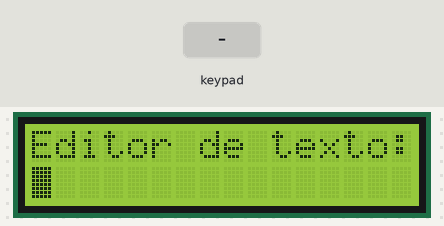
A sketch run on a simulated Arduino Uno, built with avr-gcc and run on an emulated ATmega328P. On the bench: 16×2 character LCD. Inputs (shaded band) come from the test bench.

Above: at 7.2 s.
7.3 s: keypad keys 1 2 * pressed 0.4 s apart
At 8.5 s:
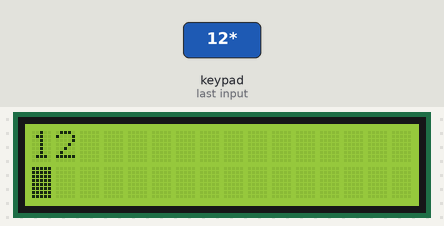
10.0 s: key 'A' pressed
At 10.8 s:
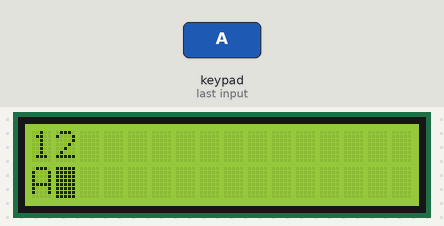
11.5 s: key 'B' pressed
At 12.2 s:
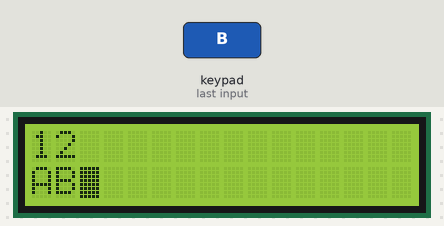
13.0 s: keypad keys 1 2 A pressed 0.4 s apart
At 15.1 s:
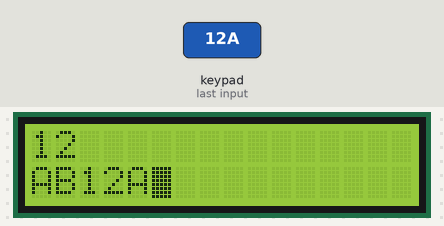
15.7 s: key 'C' pressed
At 16.6 s:
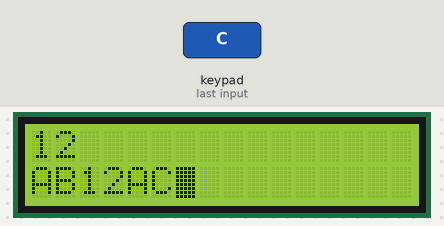
17.2 s: keypad keys 1 2 D pressed 0.4 s apart
At 19.4 s:
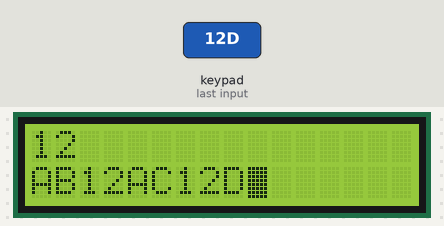
Timing chart, 0 to 20.9 s (numbered marks = the images above; inputs shaded):
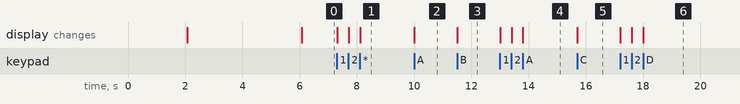

The sketch:

text-editor-keyboard.ino
```cpp
// Exercício: Editor de texto
// Aluno: Gustavo de Souza Silveira - 11/09/2020
// Com biblioteca Keypad e Display
// Prof. Sergio Moribe - UTFPR-CT

#include <LiquidCrystal.h>
#include <Keypad.h>

//Define os pinos do Display LCD no Arduino
const int rs = 14, en = 15, d4 = 16, d5 = 17, d6 = 18, d7 = 19;

//Instancia objeto lcd
LiquidCrystal lcd(rs, en, d4, d5, d6, d7); //lcd em 4 bits

//Define pinos das Linhas e Colunas do Teclado 4x4
byte pLinhas[]  = {9,8,7,6};
byte pColunas[] = {5,4,3,2};
//Define mapa de caracteres que corresponde cada tecla
char teclas[4][4] = {{'1',' 2','3','A'},
                     {'4','5','6','B'},
                     {'7','8','9','C'},
                     {'*','0','#','D'}};

//Instancia objeto teclado
Keypad teclado = Keypad( makeKeymap(teclas), pLinhas, pColunas, 4, 4);

// quantidade de linhas e colunas do LCD
const int linhasLCD = 2, colunasLCD = 16;

// teclas digitadas em memoria
String textoDigitado = "";

// texto inicial do editor de texto
const String textoInicial = "Editor de texto:  ";

// linha vazia para limpar o LCD
const String linhaVazia = "                ";

void quebraLinha()
{
  lcd.setCursor(0,0); //Posiciona cursor na 1a linha
  lcd.print(linhaVazia); // limpa 1a linha
  lcd.setCursor(0,0); //Posiciona cursor na 1a linha
  lcd.print(textoDigitado); // copiando conteudo para primeira linha
  lcd.setCursor(0,1); //Posiciona cursor na 2a linha
  lcd.print(linhaVazia);
  lcd.setCursor(0,1); //Posiciona cursor na 2a linha
  textoDigitado = "";
}

void reiniciaEditor()
{
  lcd.setCursor(0,0); //Posiciona cursor na 1a linha
  lcd.print(textoInicial); //Escreve string no LCD
  //Limpa 2a linha e reposiciona no inicio dela
  lcd.setCursor(0,1); //Posiciona cursor na 2a linha
  lcd.print(linhaVazia);
  lcd.setCursor(0,1); //Posiciona cursor na 2a linha
}

void setup()
{
  lcd.begin(colunasLCD, linhasLCD);
  reiniciaEditor();
  delay(2000);
  lcd.setCursor(0,0); //Posiciona cursor na 1a linha
  lcd.print("* Quebra linha  ");
  lcd.setCursor(0,1); //Posiciona cursor na 2a linha
  lcd.print("# Limpa editor  ");
  delay(4000);
  reiniciaEditor();
  lcd.blink(); //Pisca o cursor
}

void loop()
{
  //Verifica se alguma tecla foi pressionada
  char tecla_pressionada = teclado.getKey();
  if (tecla_pressionada){ //Se tem tecla apertada
    if (tecla_pressionada != '*' && tecla_pressionada != '#'){  // tecla diferente de * e #
      lcd.write(tecla_pressionada);  //Escreve Tecla no LCD
      textoDigitado = textoDigitado + tecla_pressionada;
    }
    // reinicia o editor de texto
    if(tecla_pressionada == '#'){
		reiniciaEditor();
    }
    // quebra a linha ao fim ou pressionando *
    if( (textoDigitado.length() >= colunasLCD) || (tecla_pressionada == '*')) {
	  quebraLinha();
  	}
  }
  delay(10);
}
```

Measured:
- after the input at 7.3 s, the display: first changes at once (image 1 shows a later state)
- after the input at 10.0 s, the display: changes at once (image 2)
- after the input at 11.5 s, the display: changes at once (image 3)
- after the input at 13.0 s, the display: first changes at once (image 4 shows a later state)
- after the input at 15.7 s, the display: changes at once (image 5)
- after the input at 17.2 s, the display: first changes at once (image 6 shows a later state)
